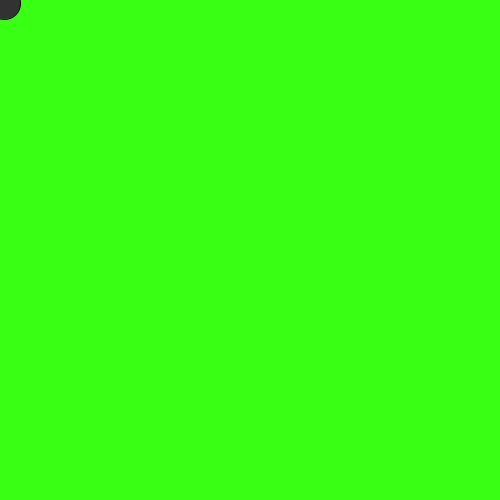
Frame 1 (no input)
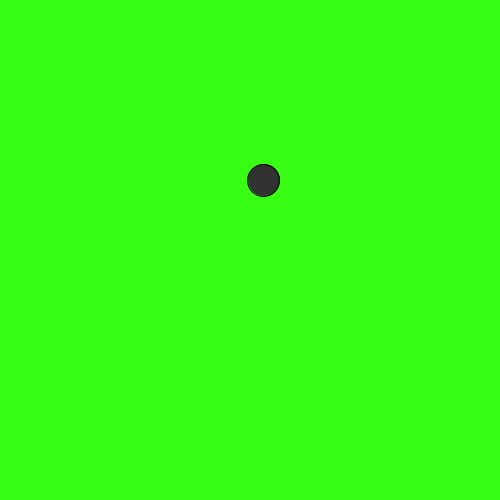
Frame 60 (the mouse pressed at the canvas centre just before this capture)
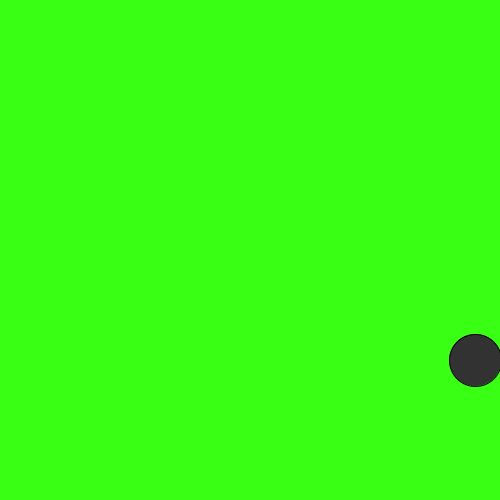
Frame 120 (the mouse held since frame 60 and released just before this capture)

The Processing sketch that drew these frames (run headless with seeded random() and noise(); from frame 60 on, the mouse is pressed at the canvas centre):

// Processing sketch: processing_187027
// ── processing_187027.pde

float x = 0;
float y = 0;
float xspeed = 4.4;
float yspeed = 3;
float r = 32;


void setup() {
  size(500,500);
  smooth();
}

void draw() {
  background(57,255,21);

  x = x + xspeed;
  y = y + yspeed;

  if ((x > width) || (x < 0)) {
    xspeed = xspeed * -1;
    r = 64;
  }
  
  if ((y > height) || (y < 0)) {
    yspeed = yspeed * -1;
    r = 64;
  }
  stroke(1);
  fill(50);
  ellipse(x,y,r,r);
  
  r = constrain(r-2,32,64);
  
}
